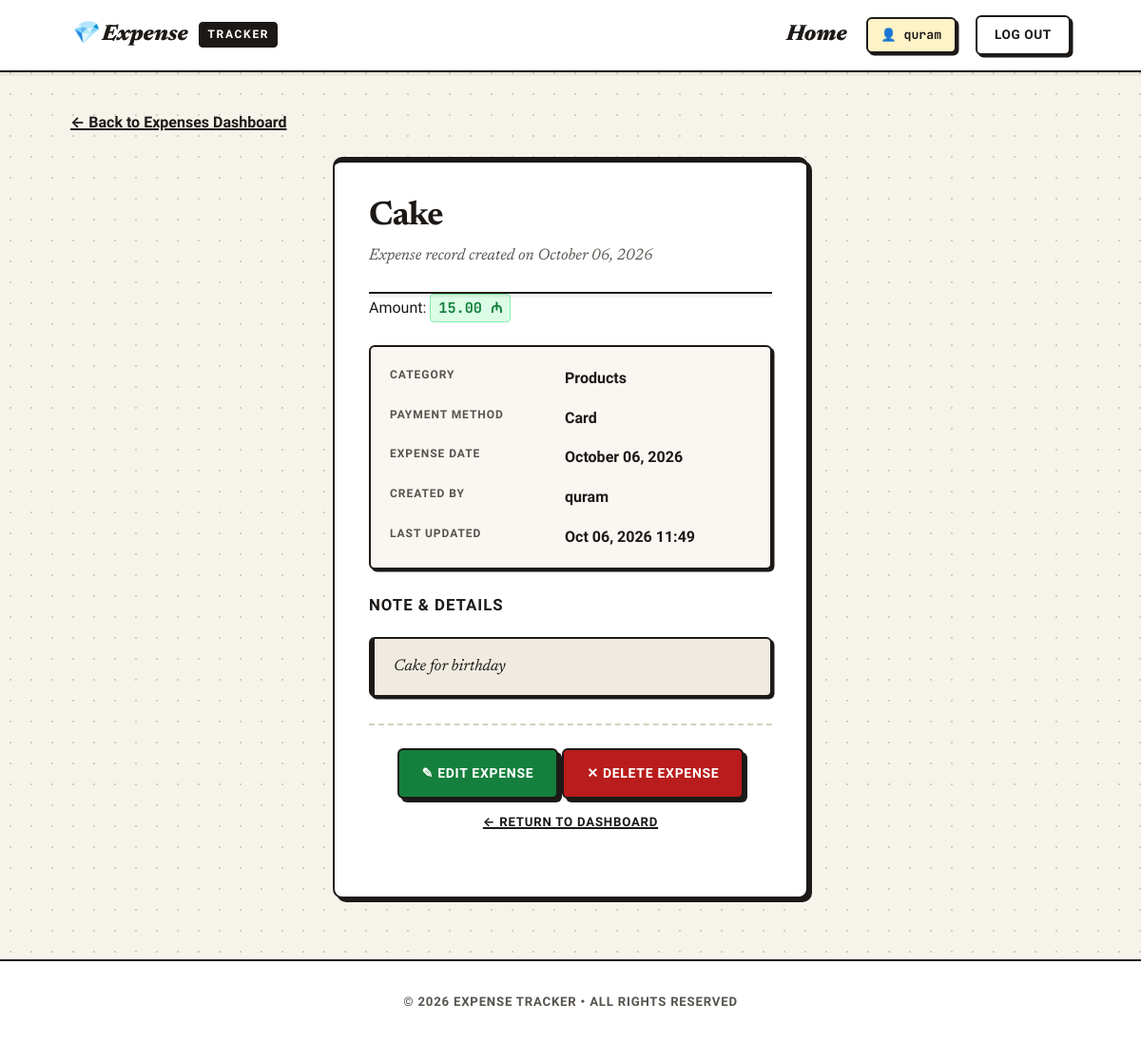
Page /expense/8/ (signed in) on the committed database.
### expense/models.py (models this page shows, shortened)
class Expense(models.Model):
    name = models.CharField(max_length=100)
    amount = models.DecimalField(max_digits=10, decimal_places=2)
    category = models.ForeignKey(Category, on_delete=models.CASCADE, related_name='expenses')
    payment_type = models.ForeignKey(PaymentType, on_delete=models.CASCADE, related_name='expenses')
    date = models.DateField()
    note = models.TextField(blank=True)
    created_at = models.DateTimeField(auto_now_add=True)
    updated_at = models.DateTimeField(auto_now=True)
    author = models.ForeignKey(User, on_delete=models.CASCADE, related_name='expenses')
    class Meta:
        verbose_name = 'Expense'
        verbose_name_plural = 'Expenses'
        ordering = ['-created_at']

class Category(models.Model):
    name = models.CharField(max_length=100, unique=True)
    slug = models.SlugField(max_length=100, unique=True)
    class Meta:
        verbose_name = 'Category'
        verbose_name_plural = 'Categories'
        ordering = ['name']

class PaymentType(models.Model):
    name = models.CharField(max_length=100, unique=True)
    slug = models.SlugField(max_length=100, unique=True)
    class Meta:
        verbose_name = 'Payment Type'
        verbose_name_plural = 'Payment Types'
        ordering = ['name']

### expense/views.py (the view)
# urls.py: path('<int:expense_id>/', views.expense_detail, name='expense_detail'),
@login_required
def expense_detail(request, expense_id):
    if not request.user.is_authenticated:
        expense = None
    else:
        expense = Expense.objects.filter(pk=expense_id, author=request.user).first()
    return render(request, 'expense/expense_detail.html', {'expense': expense})

### templates/expense/expense_detail.html (shortened to what this page needs)
{% extends 'base.html' %}
{% block content %}
{% if expense %}
    <p><a href="{% url 'home' %}">← Back to Expenses Dashboard</a></p>
    <article>
        <header>
            <h1>{{ expense.name }}</h1>
            <p>Expense record created on {{ expense.created_at|date:"F d, Y" }}</p>
        </header>
        <p>
            Amount: <mark>{{ expense.amount }} ₼</mark>
        </p>
        <dl>
            <dt>Category</dt>
            <dd>{{ expense.category.name }}</dd>
            <dt>Payment Method</dt>
            <dd>{{ expense.payment_type.name }}</dd>
            <dt>Expense Date</dt>
            <dd>{{ expense.date|date:"F d, Y" }}</dd>
            <dt>Created By</dt>
            <dd>{{ expense.author.username }}</dd>
            <dt>Last Updated</dt>
            <dd>{{ expense.updated_at|date:"M d, Y H:i" }}</dd>
        </dl>
        {% if expense.note %}
            <h3>Note & Details</h3>
            <blockquote>
                {{ expense.note|linebreaksbr }}
            </blockquote>
        {% endif %}
        <footer>
            <div>
                <a href="{% url 'update_expense' expense.id %}" role="button" id="btn-edit-expense">✎ Edit Expense</a>
                <a href="{% url 'delete_expense' expense.id %}" role="button" id="btn-delete-expense">✕ Delete Expense</a>
            </div>
            <p><a href="{% url 'home' %}">← Return to Dashboard</a></p>
        </footer>
    </article>
{% endif %}
{% endblock %}

### templates/_page_header.html
<header>
    <nav>
        <a href="{% url 'home' %}" id="nav-brand">
            💎 Expense<strong>Tracker</strong>
        </a>
        <div>
            <a href="{% url 'home' %}" id="nav-home">Home</a>
            {% if request.user.is_authenticated %}
                <span id="nav-user">👤 {{ request.user.username }}</span>
                <a href="{% url 'logout' %}" id="nav-logout">Log Out</a>
            {% else %}
                <a href="{% url 'login' %}" id="nav-login">Log In</a>
                <a href="{% url 'register' %}" id="nav-register">Sign Up</a>
            {% endif %}
        </div>
    </nav>
</header>

### rows in the picture
Expense: name "Cake", created_at "October 06, 2026", amount "15.00", category.name "Products", payment_type.name "Card", date "October 06, 2026", author.username "quram", updated_at "Oct 06, 2026 11:49", note "Cake for birthday"

### other values in the picture
{{ request.user.username }} "quram"
